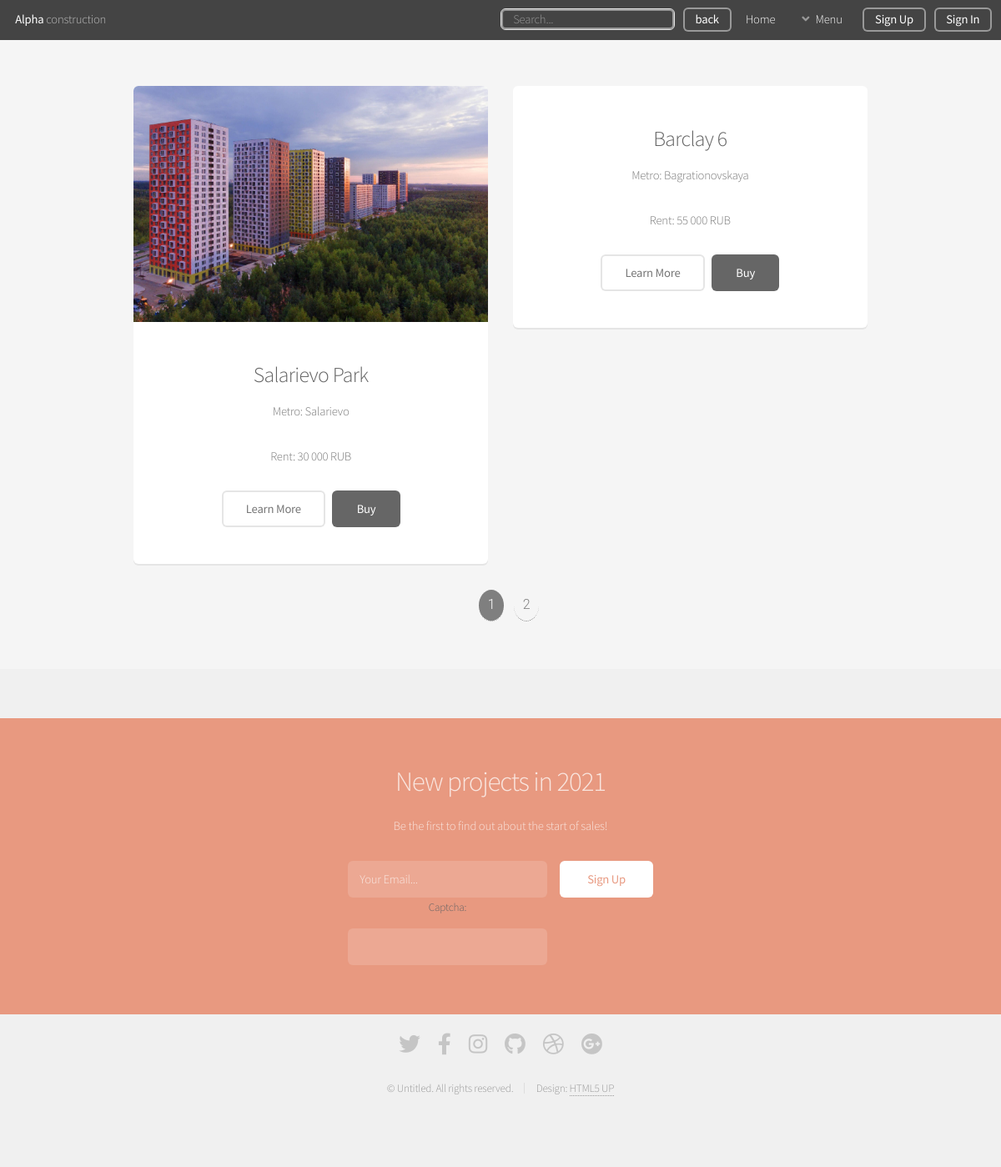
/projects/, run on the app's committed database.
### home/models.py (models this page shows, shortened)
class Districts(models.Model):
    image = models.ImageField(upload_to='districts/')
    name = models.CharField(max_length=50)
    description = models.TextField(null=True)
    places_nearbly = models.TextField(null=True)
    url = models.SlugField(unique=True)
    metro = models.CharField(max_length=100)
    price = models.CharField(max_length=100)
    draft = models.BooleanField('Черновик', default=False)
    class Meta:
        verbose_name = 'Район'
        verbose_name_plural = 'Районы'

### projects/views.py (the view)
# urls.py: path('', views.ProjectsListView.as_view(), name='projects'),
class ProjectsListView(ListView, Cat):
    model = Districts
    queryset = Districts.objects.all()
    context_object_name = 'projects'
    template_name = 'projects/projects.html'
    paginate_by = 2 # сколько элементов будет на 1

### contact/templatetags/contact_tags.py (called while the page is built)
@register.inclusion_tag('contact/tags/forms.html')
def contact_form():
    return {'contact_form': ContactForm}

### projects/views.py (called while the page is built)
    def get_category(self):
        return Category.objects.all()

### templates/projects/projects.html (shortened to what this page needs)
{% extends 'districts/dist.html' %}
{% block main %}
<section id="main" class="container">
    <div class="row">
        {% for elem in projects %}
        {% if elem.draft == False %}
        <div class="col-6 col-12-narrower">
            <section class="box special">
                <span class="image featured"><img src="{{elem.image.url}}" alt="" /></span>
                <h3>{{elem.name}}</h3>
                <p>Metro: {{elem.metro}}</p>
                <p>{{elem.price}} RUB</p>
                <ul class="actions special">
                    <li>
                        <a href="{% url 'detail' elem.url %}" class="button alt">Learn More</a>
                        <a href="{% url 'detail' elem.url %}" class="button">Buy</a>
                    </li>
                </ul>
            </section>
        </div>
        {% endif %}
        {% endfor %}
    </div>
    {% include 'include/pagination.html' %}
</section>
{% endblock %}

### data on the page
Districts: image (picture), name "Salarievo Park", metro "Salarievo", price "Rent: 30 000"
Districts: name "Barclay 6", metro "Bagrationovskaya", price "Rent: 55 000"

### other printed values
{{ i }} "1"
{{ i }} "2"
